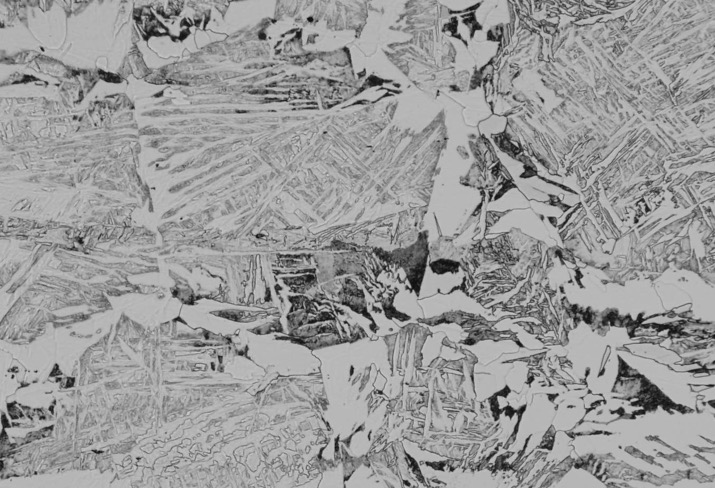
#> input picture segmentation_bgmm/images_2d/img_1.jpg, 715 x 488 px, found by its file name; its folder holds only this picture in this run
$ jupyter execute --allow-errors tutorial_2d_github.ipynb   (shell and % lines are left out)   (older library calls are emulated)
#> lines starting #> are read from the running program, lines starting #| are printed output that depends on the picture
# 1. Import modules

[cell 1]
import cv2
import math
import numpy as np
import numpy.matlib
import matplotlib.pyplot as plt
import matplotlib.ticker as tick
import os
import random
from datetime import datetime
from PIL import Image
import time
from multiprocessing import Pool
import sys

import scipy
import scipy.stats
from scipy import ndimage as ndi

from skimage import io
from skimage import data
from skimage.util import img_as_float
from skimage.filters import gabor_kernel
from skimage.filters import gabor

import sklearn
from sklearn.cluster import KMeans
from sklearn.decomposition import PCA
from sklearn.externals import joblib
from sklearn.mixture import BayesianGaussianMixture as BGMM
from sklearn.mixture import GaussianMixture
from sklearn import metrics

# 2. Define functions

## 2.1. Various functions for computations

[cell 2]
# [93 lines left out: functions all_feature_xy, multi_process, wrapper, all_conv2feat_vec, not called in this run]

## 2.2. Gabor filters and a Gaussian filter

[cell 3]
# [66 lines left out: functions gabor_feature, gaussian_feature, apply_gauss_feat2feat_list, not called in this run]

## 2.3. 1st statistics filters

[cell 4]
# [328 lines left out: functions mean_feature, var_feature, skew_feature, kurto_feature, energy_feature, entropy_feature and 8 more, not called in this run]

# 3. Load input image

[cell 5]
# Change working directory and list available images
'''
Directory order
Working directory
L images_2d, tutorial_2d_github.ipynb (this notebook), result
    L image_1.jpg, ...                                   L image_1.jpg (folder)
                                                             L feat_list_xy.npy
'''

wd = '/home/ubuntu/gabor/' # Change this to your current working directory
os.chdir(wd)
list_img = os.listdir(wd + 'images_2d/') # images folder is located under wd
print('List of images:\n', list_img)


# Load image
filename = input('\nEnter the image filename: ')
#> the answer given: images_2d/img_1.jpg
im = cv2.imread(wd + 'images_2d/' + filename, 0)
#> im is the input picture: shape (488, 715); min 9, max 204, mean 154.5

# make directories for saving results
resdir = wd + 'result/' # result directory
os.makedirs(resdir, exist_ok = True)

now = datetime.now()
now_string = now.strftime("%y%m%d_%H%M")
savedir = resdir + filename + '/' + now_string + '/' # save directory
os.makedirs(savedir, exist_ok = True)
print('\nSave folder created at: ' + savedir)

# Convert types of input image
#im = np.array(cv2.imread(workdir + 'images_2d/' + filename, 0))
im = np.array(im)
im = im[np.newaxis,:,:] # convert 2d array to 3d array
im = im.astype(np.float64)
print('\nImage shape:', im.shape)
#| Image shape: (1, 488, 715)
plt.imshow(im[0], cmap = 'gray')
cv2.imwrite(savedir + 'input_img.png', im[0])
#> Out = True
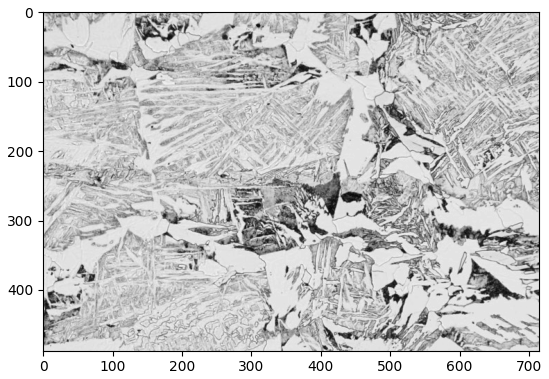
#> figure drawn by matplotlib, 1 panel

# 4. Settings for various variables and hyperparameters

[cell 6]
# Get image size information
num_image, num_Rows, num_Cols = im.shape
#> num_image = 1; num_Rows = 488; num_Cols = 715
num_Points = num_Rows*num_Cols
#> num_Points = 348920

print('Image information')
print('--image_pixels: {}'.format((num_Rows,num_Cols,num_image)))
#| --image_pixels: (488, 715, 1)


# Hyperparameters for Gabor filters
deltatheta = 45
orientation = np.arange(0,180,deltatheta) # orientations
ori_num = int(len(orientation)) # number of different orientations

lambda_g = np.array([2.0, 3.0, 4.0])
frequency_m = 1 / lambda_g # frequencies
f_num = int(len(lambda_g)) # number of different frequencies

xy_step = 0.38
frequency_xy = frequency_m * xy_step ###gabor filterの周波数[cycles / pixel]
g_num = int(f_num * ori_num) # number of different Gabor filters

# Summary of information of Gabor filters
print('\nGabor filters information')
print('--orientations: {}'.format(orientation))
print('--frequencies: {}'.format(frequency_xy))
print('--total numbers of Gabor filters: {}'.format(g_num))

##1st_order_statistics
first_func_list = [mean_feature,var_feature,skew_feature,kurto_feature,energy_feature,entropy_feature] # list of 1st statistics filters
first_func_name = list(map(lambda x: x.__name__,first_func_list)) ###用いる1次統計量名前リスト###
#rad_xy_micro = lambda_g / 2 / xy_step ###xy方向において1次統計量を計算する領域サイズ[µm]
rad_xy_micro = [3, 4, 5]
rad_xy = np.round(rad_xy_micro).astype('uint8') ###xy方向において1次統計量を計算する領域サイズ[pixel]


print('\n1st_order_statistics filters information')
print('--name of filters: {}'.format(first_func_name))
print('--window sizes: {}'.format(rad_xy))

# 5. Feature extraction

#> (a cell that did not finish here is left out)

[cell 8]
# Smoothing with a Gaussian filter

sigma = 1
#> (the rest of this cell did not finish here and is left out)

# 6. BGMM clustering

[cell 9]
#　Define the fraction of datapoints of input image for clustering
"""
Clustering result depends on the fraction and the batch


"""
fraction = 0.15
#np.random.seed(11)

# Choose datapoints randomly
#> (the rest of this cell did not finish here and is left out)

[cell 10]
# Plot clustering result
plt.figure()
#> (the rest of this cell did not finish here and is left out)

#> (a cell that did not finish here is left out)

# 7. Color segmented image

[cell 12]
'''
Original segmented image -> 1 x height x width
Color segmented image with RGB values-> 3x height x width
'''

output_img = cv2.imread(savedir + 'output_img.png', 0)
num_labels = len(np.unique(output_img))
#> num_labels = 1
colors = np.random.randint(255, size = (num_labels,3))
#> colors = [[172, 47, 117]]
#Y = [253,231,36] #RGB
Y = [36,231,253]
#B = [48,103,141] #RGB
B = [141,103,48]
#G = [53,183,120] #RGB
G = [120,183,53]
#D = [68,1,84] #RGB
D = [84,1,68]
#colors = np.array([Y,B,G,D])
colors = np.array([D,G,Y,B])
#> (the rest of this cell did not finish here and is left out)
